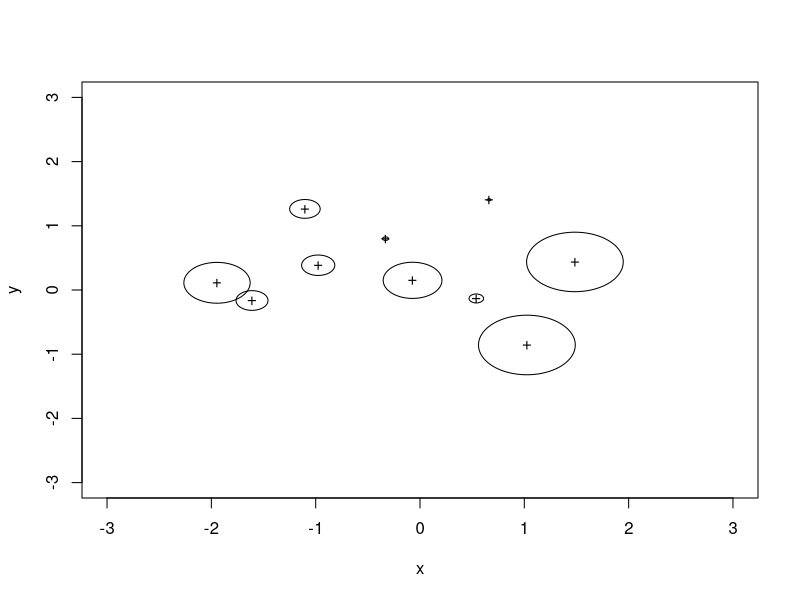

Recreate this plot in R.
library(interp)


### Name: circles
### Title: Add circles to a plot
### Aliases: circles
### Keywords: aplot

### ** Examples

x<-rnorm(10)
y<-rnorm(10)
r<-runif(10,0,0.5)
plot(x,y, xlim=c(-3,3), ylim=c(-3,3), pch="+")
circles(x,y,r)
